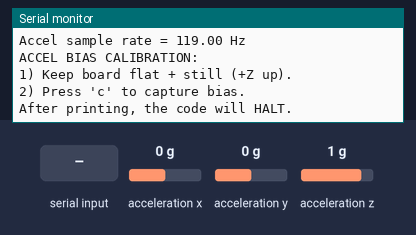
Bench run of a sketch on a simulated Arduino Nano 33 BLE. On the bench: the last lines printed to the serial monitor. Inputs (shaded band) come from the test bench; at power-on: acceleration x 0 g, acceleration y 0 g, acceleration z 1 g.

Above: at 1.2 s.
1.3 s: "c" received over Serial
At 2.3 s:
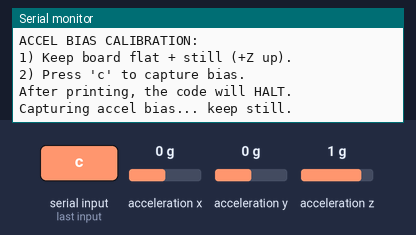
At 6.5 s:
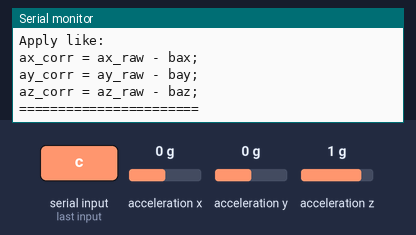

Measured:
- after the input at 1.3 s, the serial monitor: prints a new line at once (image 1)

The sketch:

CalibratingAccelerometer.ino
```cpp
#include <Arduino_LSM9DS1.h>

// =============================
// Accel bias calibration (simple)
//   - Keep board flat + still (+Z up)
//   - Press 'c' to capture bias
//   - Prints bias once and HALTS
// =============================

static const int   N_SAMPLES = 400;   // ~4s at 100 Hz
static const float TARGET_G  = 1.0f;  // expected Z when flat (+Z up)

void setup() {
  Serial.begin(115200);
  while (!Serial) {}

  if (!IMU.begin()) {
    Serial.println("Failed to initialize IMU!");
    while (1) {}
  }

  Serial.print("Accel sample rate = ");
  Serial.print(IMU.accelerationSampleRate());
  Serial.println(" Hz");

  Serial.println();
  Serial.println("ACCEL BIAS CALIBRATION:");
  Serial.println("1) Keep board flat + still (+Z up).");
  Serial.println("2) Press 'c' to capture bias.");
  Serial.println("After printing, the code will HALT.");
  Serial.println();
}

void captureAccelBiasAndHalt() {
  float sx = 0, sy = 0, sz = 0;
  int count = 0;

  Serial.println("Capturing accel bias... keep still.");

  while (count < N_SAMPLES) {
    if (IMU.accelerationAvailable()) {
      float ax, ay, az;
      IMU.readAcceleration(ax, ay, az);
      sx += ax; sy += ay; sz += az;
      count++;
      delay(10); // ~100 Hz
    }
  }

  float axm = sx / N_SAMPLES;
  float aym = sy / N_SAMPLES;
  float azm = sz / N_SAMPLES;

  // Bias to subtract (g)
  float bax = axm;
  float bay = aym;
  float baz = azm - TARGET_G; // makes corrected az ~ +1g when flat

  Serial.println();
  Serial.println("=== ACCEL BIAS DONE ===");
  Serial.print("mean (g): "); Serial.print(axm, 5); Serial.print("\t");
                         Serial.print(aym, 5); Serial.print("\t");
                         Serial.println(azm, 5);

  Serial.println("Bias to subtract (g):");
  Serial.print("bax = "); Serial.println(bax, 5);
  Serial.print("bay = "); Serial.println(bay, 5);
  Serial.print("baz = "); Serial.println(baz, 5);

  Serial.println();
  Serial.println("Apply like:");
  Serial.println("ax_corr = ax_raw - bax;");
  Serial.println("ay_corr = ay_raw - bay;");
  Serial.println("az_corr = az_raw - baz;");
  Serial.println("=======================");

  // HALT so it doesn't keep printing / spamming
  while (1) { delay(1000); }
}

void loop() {
  while (Serial.available() > 0) {
    char ch = (char)Serial.read();
    if (ch == 'c' || ch == 'C') {
      captureAccelBiasAndHalt();
    }
  }
}
```
